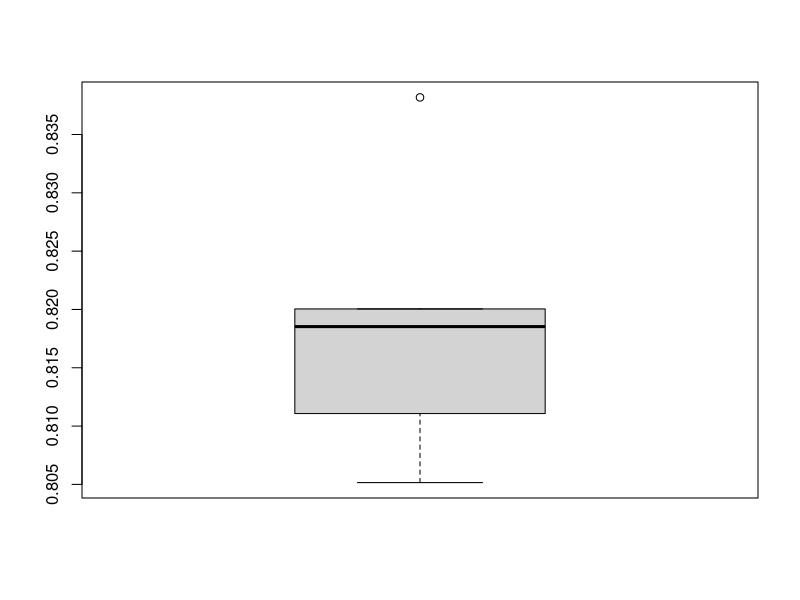

Here is the R script that generated this plot:
pima <- read.csv("data/pima-indians-diabetes.csv")

model <- glm(class ~ ., data=pima, family="binomial")

# Question 3
predictions <- predict(model, pima)
predictions_class <- predictions >= 0
real <- ifelse(pima$class == "1", TRUE, FALSE)

getMeasures <- function(real, predicted)
{
  truePositives <- sum(predicted & real )
  falsePositives <- sum(predicted & !real)
  trueNegatives <- sum(!predicted & !real)
  falseNegatives <- sum(!predicted & real)
  
  sensitivity <- truePositives/sum(real)
  specificity <- trueNegatives/sum(!real)
  
  PPV <- truePositives/sum(predicted)
  return(list(truePositives = truePositives,
              falsePositives = falsePositives,
              trueNegatives = trueNegatives,
              falseNegatives = falseNegatives,
              sensitivity = sensitivity,
              specificity = specificity,
              PPV = PPV))
}

getMeasures(real, predictions_class)

# Question 4
library(pracma)

getROC <- function(score, class)
{
  x_values <- sapply(sort(unique(score)), function(x)
    {
      measures <- getMeasures(class, score > x)
      return(1 - measures$specificity)
  })
  
  y_values <- sapply(sort(unique(score)), function(x)
  {
    measures <- getMeasures(class, score > x)
    return(measures$sensitivity)
  })
  
  -trapz(x_values, y_values)
}

getROC(predictions, real)

# Question 5
getMetricCV <- function(data, f = getROC, nrFolds = 5)
{
  # generate array containing fold-number for each sample (row)
  folds <- sample(rep_len(1:nrFolds, nrow(data)), nrow(data))
  rocs <- c()
  
  # actual cross validation
  for(k in 1:nrFolds)
  {
    # actual split of the data
    fold <- which(folds == k)
    data.train <- data[-fold,]
    data.test <- data[fold,]
    
    model <- glm(class ~ ., data=data.train, family="binomial")
    preds <- predict(model, data.test)
    real <- ifelse(data.test$class == "1", TRUE, FALSE)
    
    rocs[k] <- getROC(preds, real)
  }
  
  return(rocs)
}

cv_values <- getMetricCV(pima)
boxplot(cv_values)
